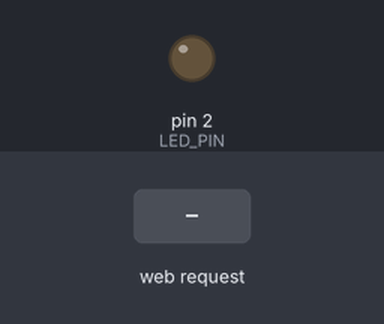
A sketch run on a simulated Arduino Uno, built for the host (arithmetic inside an expression is 32-bit, double 64-bit). On the bench: output pins drawn as LEDs (lit = HIGH). Inputs (shaded band) come from the test bench. WiFi joins after 1.5 s; servers stay silent unless stated; what the sketch prints to the serial monitor is not drawn.

Above: at 1.2 s.
1.3 s: HTTP request GET /?ON received
At 2.0 s:
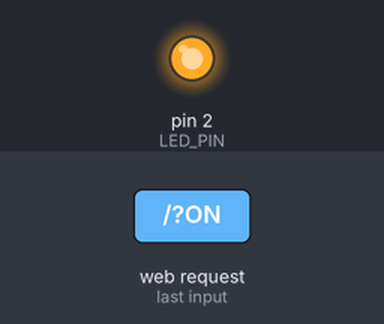
2.8 s: HTTP request GET /?OFF received
At 3.1 s:
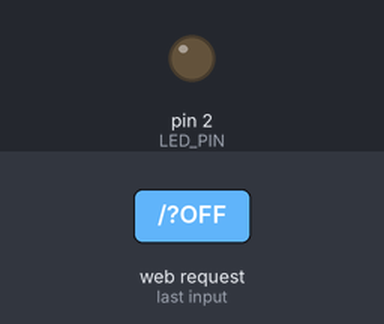
Timing chart, 0 to 5.8 s (numbered marks = the images above; inputs shaded):
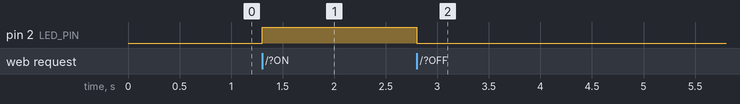

Measured:
- after the input at 1.3 s, pin 2 (LED_PIN): LOW → HIGH at once
- after the input at 2.8 s, pin 2 (LED_PIN): HIGH → LOW at once

The sketch:

MicroduinoW5500Nine.ino
```cpp
#include <SPI.h>
#include <Ethernet.h>

#define buffer_NUM 200

#define LED_PIN 2
char* on = "ON";
char* off = "OFF";
boolean ledStatus;
char* ledLabel;
char* linkLabel;

// Enter a MAC address and IP address for your controller below.
// The IP address will be dependent on your local network:
byte mac[] = {0xDE, 0xAD, 0xBE, 0xEF, 0xFE, 0xED};
IPAddress ip(192,168,199,123);
IPAddress gateway(192,168,199, 1);
IPAddress subnet(255, 255, 255, 0);

// Initialize the Ethernet server library
// with the IP address and port you want to use
// (port 80 is default for HTTP):
EthernetServer server(80);
// listen for incoming clients
EthernetClient client;

byte buffer[buffer_NUM];

void setup () {
	Serial.begin(115200);
	// start the Ethernet connection and the server:
	Ethernet.begin(mac, ip, gateway, subnet);
	server.begin();
	Serial.print("server is at ");
	Serial.println(Ethernet.localIP());

	pinMode(LED_PIN, OUTPUT);
	digitalWrite(LED_PIN, LOW);
	ledStatus = false;
	ledLabel = off;
	linkLabel = on;
}

void loop () {
  word len;
  // listen for incoming clients
  client = server.available();
  if (client) {
    Serial.println("new client");
    // an http request ends with a blank line
    boolean currentLineIsBlank = true;
    while (client.connected()) {
      if (client.available()) {
        char c = client.read();
        buffer[len] = c;
        len++;

        if (c == '\n' && currentLineIsBlank) {
          Ethernet_data();
          Ethernet_post();
          break;
        }
        if (c == '\n') {
          // you're starting a new line
          currentLineIsBlank = true;
        }
        else if (c != '\r') {
          // you've gotten a character on the current line
          currentLineIsBlank = false;
        }
      }
    }
    len=0;
    for(int i=0; i<buffer_NUM; i++)
      Serial.write(buffer[i]);
    // give the web browser time to receive the data
    delay(1);
    // close the connection:
    client.stop();
    Serial.println("client disonnected");
  }

}


boolean Ethernet_data() {
	if(strstr((char *)buffer, "GET /?ON") != 0) {
		ledStatus = true;
		ledLabel = on;
		linkLabel = off;
	} else if(strstr((char *)buffer, "GET /?OFF") != 0) {
		ledStatus = false;
		ledLabel = off;
		linkLabel = on;
	}
	digitalWrite(LED_PIN, ledStatus);
}


void Ethernet_post() {
  static char buf[500];
  client.println("HTTP/1.0 200 OK");
  client.println("Content-Type: text/html\r\nPragma: no-cache\r\n");
  client.println("<html><head><title>WebLed</title></head><body>");
  sprintf(buf, "<div style='position:absolute;width:200px;height:200px;top:100px;left:100px;margin:-100px 0 0 -100px'><div style='font:bold 14px verdana;text-align:center'>Relay is %s</div><br><div style='text-align:center'><a href='/?%s'><img src='http://www.lucadentella.it/files/bt_%s.png'></a></div></div></body></html>",
  	ledLabel, linkLabel, linkLabel);
  client.println(buf);
    for(int i=0; i<500; i++){
    buf[i]=NULL;
  }
}
```
